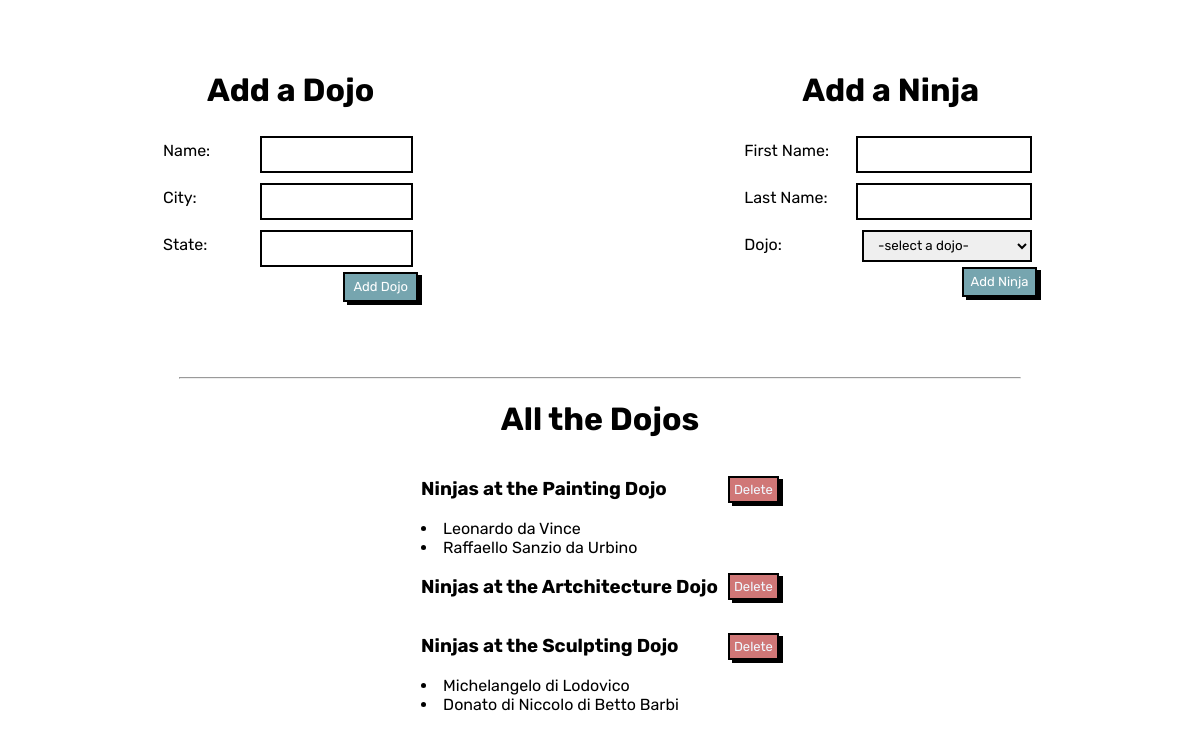
The page / on the database its author committed.
### dojo_ninjas_app/models.py (models this page shows)
class dojos(models.Model):
    name = models.CharField(max_length=255)
    city = models.CharField(max_length=255)
    state = models.CharField(max_length=2)
    desc =models.TextField(default="null")

class ninjas(models.Model):
    dojo_id = models.ForeignKey(dojos, related_name="dojos", on_delete = models.CASCADE)
    first_name = models.CharField(max_length=255)
    last_name = models.CharField(max_length=255)

### dojo_ninjas_app/views.py (the view)
# urls.py: path('', views.index),
def index(request):
  dojos_table = dojos.objects.all()
  ninjas_table = ninjas.objects.all()
  context= { "ninjas" : ninjas_table,
             "dojos" : dojos_table
             }
  return render(request,"index.html",context)

### dojo_ninjas_app/templates/index.html (shortened to what this page needs)
<!DOCTYPE html>
<html lang="en">
<head>
    {% load static %}
    <link rel="stylesheet" href="{% static 'css/style.css' %}">
</head>
<body>
    <div class="conriner">
    <div class="cont">
        <h1>Add a Dojo</h1>
        <form action="/dojo" method="post" id="sectionForm" >
            <div class="box">
            <label>Name:</label>
            <input class="inp" name="name" type="text" required >
        </div>
        <div class="box">
            <label>City:</label>
            <input class="inp" name="city" type="text" required >
        </div>
        <div class="box">
            <label>State:</label>
            <input class="inp" name="state" type="text" required >
        </div>
            <input class="submit" type="submit" value="Add Dojo" >
        </form>
        </div>
    <div class="cont">
        <h1>Add a Ninja</h1>
        <form action="/ninja" method="post" id="sectionForm" >
            <div class="box">
            <label>First Name:</label>
            <input class="inp" name="first_name" type="text" required >
        </div>
        <div class="box">
            <label>Last Name:</label>
            <input class="inp" name="last_name" type="text" required >
        </div>
        <div class="box">
        <label>Dojo:</label>
        <select class="inp" name="dojo_id" required >
            <option value="">-select a dojo-</option>
        </select>
          </div>
            <input class="submit" type="submit" value="Add Ninja" >
        </form>
        </div>
    </div>
    <hr>
    <div class="sec">
<div class="info">
<h1>All the Dojos</h1>
{% for dojo in dojos %}
<div class="f">
<h3>Ninjas at the {{ dojo.name }} Dojo </h3>
    <form action="/delete" method="post" class="dojo-form"  onsubmit="return confirm('Do you sure to delete the Dojo? It will delete all the associated ninjas to this Dojo.');">
    <input type="submit" class="del"  value="Delete" >
    </form>
</div>
{% for ninja in dojo.dojos.all %}
    <li>  {{ninja.first_name}}  {{ninja.last_name}}  </li>
    {% endfor %}
    {% endfor %}
</div>
</body>
</html>

### dojo_ninjas_app/static/css/style.css (style rules this page uses)
* { font-family: "Rubik", sans-serif; }
body { margin: 0% auto; }
.conriner { display: flex; justify-content: space-between; flex-wrap: nowrap; }
h1 { text-align: center; }
.box { display: flex; justify-content: space-between; margin: 0% auto; flex-wrap: nowrap; }
.cont { margin: 0% auto; padding: 50px; margin: 0% auto; padding-bottom: 50px; height: max-content; }
.inp { border: 2px solid black; width: 60%; height: 32px; margin: 5px; padding-left: 10px; padding-bottom:0px ; }
.submit { color: white; width: 75px; height: 30px; border-color: black; box-shadow: 4px 3px black; background-color: #76a5af; float: right; cursor: pointer; border: 2px solid black; font-size: small; }
.info { text-align: left; }
.sec { display: flex; flex-wrap: nowrap; justify-content: center; margin: 0% auto; }
.del { background-color: rgb(208, 119, 119); box-shadow: 4px 3px black; border: 2px solid black; text-decoration: none; color: aliceblue; padding: 4px; font-size: small; cursor: pointer; }
.dojo-form { display: inline; vertical-align: middle; margin-left: 10px; }
hr { width: 70%; margin: 0% auto; margin-top: 25px; }
label { width: 40%; margin-right: 0; margin-top: 10px; }
.f { display: flex; justify-content: space-between; vertical-align: middle; align-items: center; }
li { margin-top: 0%; }

### rows shown on the page
dojos: name "Painting"
ninjas: first_name "Leonardo", last_name "da Vince"
ninjas: first_name "Raffaello", last_name "Sanzio da Urbino"
dojos: name "Artchitecture"
dojos: name "Sculpting"
ninjas: first_name "Michelangelo", last_name "di Lodovico"
ninjas: first_name "Donato", last_name "di Niccolo di Betto Barbi"
